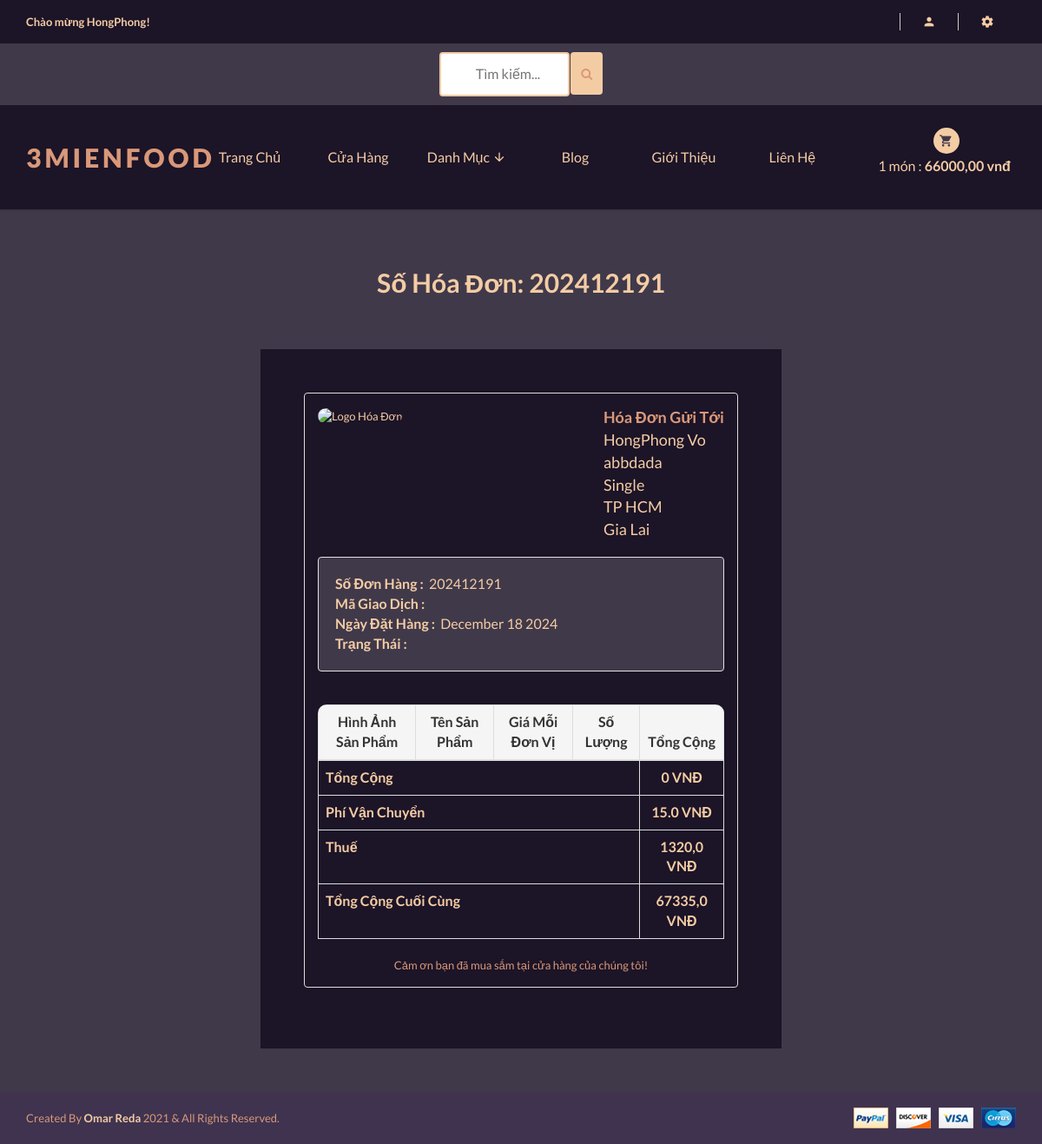
Page /account/order_detail/202412191/ (signed in) on the committed database.
### accounts/models.py (models this page shows, shortened)
class Account(AbstractBaseUser):
    first_name = models.CharField(max_length=50)
    last_name = models.CharField(max_length=50)
    username = models.CharField(max_length=50, unique=True)
    email = models.EmailField(max_length=100, unique=True)
    Phone_number = models.CharField(max_length=50)
    is_admin = models.BooleanField(default=False)
    is_staff = models.BooleanField(default=False)
    is_active = models.BooleanField(default=False)
    is_superadmin = models.BooleanField(default=False)
    date_joined_for_format = models.DateTimeField(auto_now_add=True)
    last_login_for_format  = models.DateTimeField(auto_now_add=True)
    USERNAME_FIELD = 'email'
    REQUIRED_FIELDS = ['username', 'first_name', 'last_name']
    objects = AccountManger()

### orders/models.py (models this page shows, shortened)
class Order(models.Model):
    STATUS = (
        ('New', 'New'),
        ('Accepted', 'Accepted'),
        ('Completed', 'Completed'),
        ('Cancelled', 'Cancelled'),
    )
    user = models.ForeignKey(Account, on_delete=models.SET_NULL, null=True)
    payment = models.ForeignKey(Payment, on_delete=models.SET_NULL, blank=True, null=True)
    order_number = models.CharField(max_length=20)
    first_name = models.CharField(max_length=50)
    last_name = models.CharField(max_length=50)
    phone = models.CharField(max_length=15)
    email = models.EmailField(max_length=50)
    address = models.TextField(max_length=1000)
    country = models.CharField(max_length=50)
    state = models.CharField(max_length=50)
    city = models.CharField(max_length=50)
    order_note = models.CharField(max_length=1000, blank=True)
    order_total = models.FloatField()
    tax = models.FloatField()
    status = models.CharField(max_length=10, choices=STATUS, default='New')
    ip = models.CharField(blank=True, max_length=20)
    is_ordered = models.BooleanField(default=False)
    created_at = models.DateTimeField(auto_now_add=True)
    updated_at = models.DateTimeField(auto_now=True)
    def full_name(self):
        return f'{self.first_name} {self.last_name}'
    def order_created(self):
        return self.created_at.strftime('%B %d %Y')

### accounts/views.py (the view)
# urls.py: path('order_detail/<int:order_id>/', views.order_detail, name='order_detail'),
@login_required(login_url = 'accounts:login')
def order_detail(request,order_id):
    order_detail = OrderProduct.objects.filter(order__order_number=order_id)
    order = Order.objects.get(order_number=order_id)
    subtotal = 0
    for x in order_detail:
        subtotal += x.product_price * x.quantity
    context = {
        'order_detail': order_detail,
        'order': order,
        'subtotal': subtotal,
    }
    return render(request, 'shop/accounts/dashboard/order_detail.html', context)

### templates/shop/accounts/dashboard/order_detail.html (shortened to what this page needs)
{% extends '../../../base.html' %}
{% load static %}
{% block content %}
<div class="container" style="margin-top: 50px;">
  <h2 class="text-center">Số Hóa Đơn: {{order.order_number}} </h2>
</div>
<div class="container"
  style="margin: 0 auto;width: 50%;padding: 50px;background: #1c1427;margin-top: 50px;margin-bottom: 50px;">
  <div class="row invoice row-printable">
    <div class="col-md-12">
      <div style="background:#1c1427" class="panel panel-default plain" id="dash_0">
        <div class="panel-body p30">
          <div class="row">
            <div class="col-lg-6">
              <div class="invoice-logo"><img style="border-radius:10px;" width="150" height="150" src={%
                  static './img/logo.jpg' %} alt="Logo Hóa Đơn" style="max-height:130px;"></div>
            </div>
            <div style="font-size:18px" class="col-lg-6 ">
              <div class="invoice-from  ">
                <ul class="list-unstyled floatright">
                  <li style="color:#d99879"><strong>Hóa Đơn Gửi Tới</strong></li><br>
                  <li>{{order.full_name}}</li><br>
                  <li>{{order.address}}</li><br>
                  <li>{{order.state}}</li><br>
                  <li>{{order.city}}</li><br>
                  <li>{{order.country}}</li>
                </ul>
              </div>
            </div>
            <div class="col-lg-12">
              <br>
              <div style="font-size:16px">
                <div style="background:#40394a" class="well">
                  <ul style="margin:auto">
                    <li><strong><span>Số Đơn Hàng :</span></strong>&nbsp; {{order.order_number}}</li><br>
                    <li><strong><span>Mã Giao Dịch :</span></strong>&nbsp; {{order.payment.payment_id}}</li><br>
                    <li><strong><span>Ngày Đặt Hàng :</span></strong>&nbsp; {{order.order_created}}</li><br>
                    <li><strong><span>Trạng Thái :</span></strong>&nbsp; {{order.payment.status}}</li><br>
                  </ul>
                </div>
              </div>
              <br>
              <div>
                <div style="border-radius:10px;" class="table-responsive" style="overflow: hidden; outline: none;"
                  tabindex="0">
                  <table style="font-size:16px" class="table table-bordered">
                    <thead>
                      <tr>
                        <th style="" class="per70 text-center">Hình Ảnh Sản Phẩm</th>
                        <th style="" class="per70 text-center">Tên Sản Phẩm</th>
                        <th style="" class="per5 text-center">Giá Mỗi Đơn Vị</th>
                        <th style="" class="per5 text-center">Số Lượng</th>
                        <th style="" class="per25 text-center">Tổng Cộng</th>
                      </tr>
                    </thead>
                    <tbody>
                      <tr>
                        <th colspan="4" class="text-left">Tổng Cộng</th>
                        <th class="text-center">{{subtotal}} VNĐ</th>
                      </tr>
                      <tr>
                        <th colspan="4" class="text-left">Phí Vận Chuyển</th>
                        <th class="text-center">15.0 VNĐ</th>
                      </tr>
                      <tr>
                        <th colspan="4" class="text-left">Thuế</th>
                        <th class="text-center">{{order.tax}} VNĐ</th>
                      </tr>
                    </tbody>
                    <tfoot>
                      <tr>
                        <th colspan="4" class="text-left">Tổng Cộng Cuối Cùng</th>
                        <th class="text-center">{{order.order_total}} VNĐ</th>
                      </tr>
                    </tfoot>
                  </table>
                </div>
              </div>
              <div class="invoice-footer mt25">
                <p style="color:#d99879" class="text-center">Cảm ơn bạn đã mua sắm tại cửa hàng của chúng tôi!</p>
              </div>
            </div>
          </div>
        </div>
      </div>
    </div>
  </div>
</div>
{% endblock content %}

### templates/base.html (shortened to what this page needs)
{% load static %}
<!doctype html>
<html class="no-js" lang="">
<head>
    <link rel="stylesheet" href="{% static 'css/bootstrap.min.css' %}">
    <link rel="stylesheet" href="{% static 'css/animate.css' %}">
    <link rel="stylesheet" href="{% static 'css/materialdesignicons.min.css' %}">
    <link rel="stylesheet" href="{% static 'css/jquery.simpleLens.css' %}">
    <link rel="stylesheet" href="{% static 'css/jquery-ui.min.css' %}">
    <link rel="stylesheet" href="{% static 'css/meanmenu.min.css' %}">
    <link rel="stylesheet" href="{% static 'css/nivo-slider.css' %}">
    <link rel="stylesheet" href="{% static 'css/owl.carousel.css' %}">
    <link rel="stylesheet" href="{% static 'css/style.css' %}">
    <link rel="stylesheet" href="{% static 'css/responsive.css' %}">
    <link rel="stylesheet" href="https://cdnjs.cloudflare.com/ajax/libs/font-awesome/4.7.0/css/font-awesome.min.css">
</head>
<body style="background:#40394a">
    <header style="background:#1c1427" class="header-one header-two">
        <div style="background:#1c1427" class="header-top-two">
            <div class="container text-center">
                <div class="row">
                    <div class="col-sm-12">
                        <div class="middel-top">
                            {% if user.id is None %}
                            <div class="left floatleft">
                                <p style="color:#f4cca4"><b>Chào mừng Khách!</b></p>
                            </div>
                            {% else %}
                            <div class="left floatleft">
                                <p style="color:#f4cca4"><b>Chào mừng {{ user.first_name | capfirst }}!</b></p>
                            </div>
                            {% endif %}
                        </div>
                        <div class="middel-top clearfix">
                            <ul class="clearfix right floatright">
                                <li>
                                    <a style="color:#f4cca4" href="#"><i class="mdi mdi-account"></i></a>
                                </li>
                                <li>
                                    <a style="color:#f4cca4" href="#"><i class="mdi mdi-settings"></i></a>
                                </li>
                            </ul>
                        </div>
                    </div>
                </div>
            </div>
        </div>
        <div style="background:#40394a">
            <div class="container text-center">
                <div class="row">
                    <div class="col-sm-12">
                        <form id="searchh" action="{% url 'shop:search' %}" method="GET">
                            <input type="text" name="keyword" placeholder="Tìm kiếm...">
                            <button style="height:49px; margin-bottom:6px; background:#f4cca4; margin-left:-1px; border:None" class="btn btn-warning" type="submit">
                                <i style="color:#d99879" class="fa fa-search"></i>
                            </button>
                        </form>
                    </div>
                </div>
            </div>
        </div>
        <div class="container text-center">
            <div class="row">
                <div class="col-sm-2">
                    <div class="logo">
                        <a style="color:#f4cca4; font-weight: 800;" href="\">
                            <span style="color:#d99879">3MIENFOOD</span>
                        </a>
                    </div>
                </div>
                <div class="col-sm-8">
                    <div class="header-middel">
                        <div class="mainmenu">
                            <nav>
                                <ul>
                                    <li><a href="\">Trang chủ</a></li>
                                    <li><a href="{% url 'shop:shop' %}">Cửa hàng</a></li>
                                    <li><a href="#">Danh mục <i class="mdi mdi-arrow-down"></i></a>
                                    </li>
                                    <li><a href="blog.html">Blog</a></li>
                                    <li><a href="about.html">Giới thiệu</a></li>
                                    <li><a href="contact.html">Liên hệ</a></li>
                                </ul>
                            </nav>
                        </div>
                    </div>
                </div>
                <div class="col-sm-2">
                    <div class="cart-itmes">
                        <a class="cart-itme-a" href="{% url 'cart:cart' %}">
                            <i class="mdi mdi-cart"></i>
                            {{ quantityyy }} món : <strong>{{ totalll }} VNĐ</strong>
                        </a>
                    </div>
                </div>
            </div>
        </div>
    </header>
    <br>
    {% block content %}
    {% endblock content %}
    <footer>
        <div  style="background:#3f3350" class="footer-bottom">
            <div class="container">
                <div class="row">
                    <div class="col-xs-12 col-sm-6">
                        <p style="color:#d99879">Created By <span style="color:#f4cca4"><b>Omar Reda</b></span> 2021 &
                            All Rights Reserved.</p>
                    </div>
                    <div class="col-xs-12 col-sm-6 text-right">
                        <a href="#"><img src="{% static 'img/footer/payment.png' %}" alt="" /></a>
                    </div>
                </div>
            </div>
        </div>
    </footer>
</body>
</html>

### rows in the picture
Account: first_name "HongPhong"
Order: order_number "202412191", full_name "HongPhong Vo", address "abbdada", state "Single", city "TP HCM", country "Gia Lai", order_created "December 18 2024", tax "1320,0", order_total "67335,0"

### other values in the picture
{{ quantityyy }} "1"
{{ totalll }} "66000,00"
{{ subtotal }} "0"
